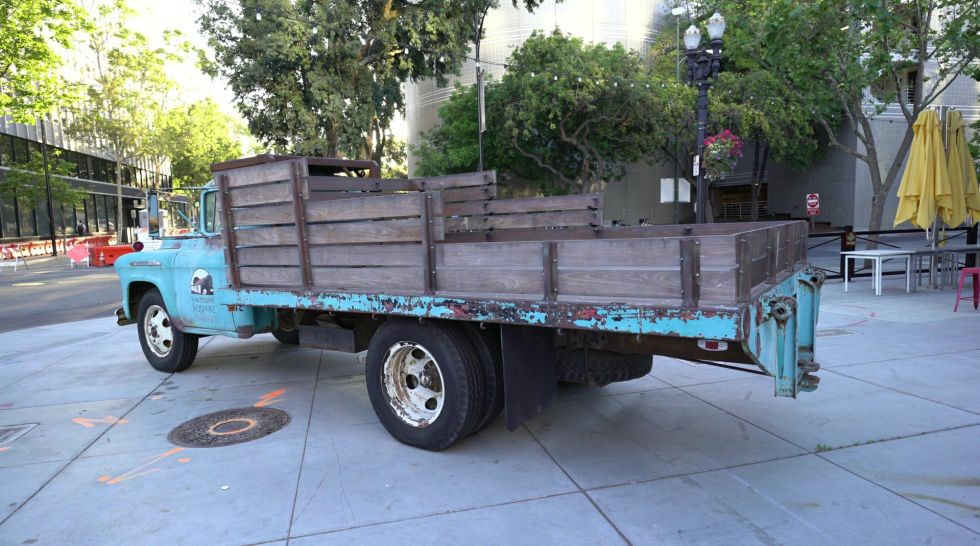
#> input picture camera_inspector/train/rgb/000001.png, 980 x 546 px
$ python inspect_epipolar_geometry.py
#> lines starting #> are read from the running program, lines starting #| are printed output that depends on the picture; after the words box and inside, x2 and y2 are one past the last pixel; in counts of white or black regions, pixels touching at a corner belong together
import cv2
import numpy as np
import os
import json


def skew(x):
    return np.array([[0, -x[2], x[1]],
                     [x[2], 0, -x[0]],
                     [-x[1], x[0], 0]])


def two_view_geometry(intrinsics1, extrinsics1, intrinsics2, extrinsics2):
    relative_pose = extrinsics2.dot(np.linalg.inv(extrinsics1))
    R = relative_pose[:3, :3]
    T = relative_pose[:3, 3]
    tx = skew(T)
    E = np.dot(tx, R)
    F = np.linalg.inv(intrinsics2[:3, :3]).T.dot(E).dot(np.linalg.inv(intrinsics1[:3, :3]))

    return E, F, relative_pose


def drawpointslines(img1, pts1, img2, lines2, colors):
    h, w = img2.shape[:2]
    # img1 = cv2.cvtColor(img1, cv2.COLOR_GRAY2BGR)
    # img2 = cv2.cvtColor(img2, cv2.COLOR_GRAY2BGR)
    print(pts1.shape, lines2.shape, colors.shape)
    for p, l, c in zip(pts1, lines2, colors):
        c = tuple(c.tolist())
        img1 = cv2.circle(img1, tuple(p), 5, c, -1)

        x0, y0 = map(int, [0, -l[2]/l[1]])
        x1, y1 = map(int, [w, -(l[2]+l[0]*w)/l[1]])
        img2 = cv2.line(img2, (x0, y0), (x1, y1), c, 1, lineType=cv2.LINE_AA)
    return img1, img2


def inspect(img1, K1, W2C1, img2, K2, W2C2):
    E, F, relative_pose = two_view_geometry(K1, W2C1, K2, W2C2)

    orb = cv2.ORB_create()
    kp1 = orb.detect(cv2.cvtColor(img1, cv2.COLOR_BGR2GRAY), None)[:20]
    pts1 = np.array([[int(kp.pt[0]), int(kp.pt[1])] for kp in kp1])

    lines2 = cv2.computeCorrespondEpilines(pts1.reshape(-1,1,2), 1, F)
    lines2 = lines2.reshape(-1, 3)

    colors = np.random.randint(0, high=255, size=(len(pts1), 3))

    img1, img2 = drawpointslines(img1, pts1, img2, lines2, colors)

    im_to_show = np.concatenate((img1, img2), axis=1)
    # down sample to fit screen
    h, w = im_to_show.shape[:2]
    im_to_show = cv2.resize(im_to_show, (int(0.5*w), int(0.5*h)), interpolation=cv2.INTER_AREA)
    cv2.imshow('epipolar geometry', im_to_show)
    cv2.waitKey(0)
    cv2.destroyAllWindows()


if __name__ == '__main__':
    base_dir = './'

    img_dir = os.path.join(base_dir, 'train/rgb')
    cam_dict_file = os.path.join(base_dir, 'train/cam_dict_norm.json')
    img_name1 = '000001.png'
    img_name2 = '000005.png'

    cam_dict = json.load(open(cam_dict_file))
#> (reads camera_inspector/train/cam_dict_norm.json from the repository)
    img1 = cv2.imread(os.path.join(img_dir, img_name1))
#> img1 is the input picture: shape (546, 980, 3); mean B, G, R 133.9, 128.1, 116.8
    K1 = np.array(cam_dict[img_name1]['K']).reshape((4, 4))
    W2C1 = np.array(cam_dict[img_name1]['W2C']).reshape((4, 4))

    img2 = cv2.imread(os.path.join(img_dir, img_name2))
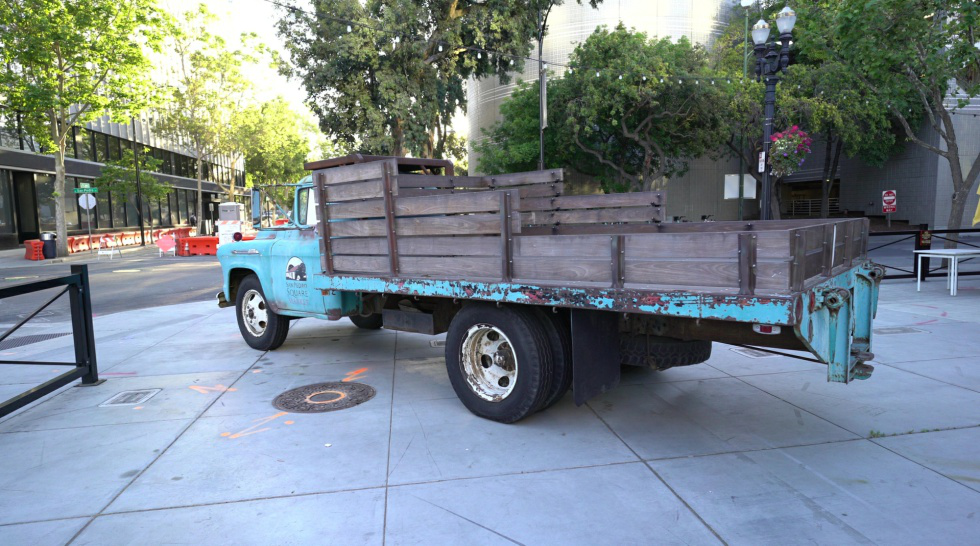
#> input picture camera_inspector/train/rgb/000005.png, 980 x 546 px
#> img2 is the input picture: shape (546, 980, 3); mean B, G, R 138.6, 132.2, 119.7
    K2 = np.array(cam_dict[img_name2]['K']).reshape((4, 4))
    W2C2 = np.array(cam_dict[img_name2]['W2C']).reshape((4, 4))

    inspect(img1, K1, W2C1, img2, K2, W2C2)
#> in inspect, `kp1 = orb.detect(cv2.cvtColor(img1, cv2.COLOR_BGR2GRAY), None)[:20]`: kp1 = 20 keypoints; strongest (x, y, size): (845, 257, 31), (164, 342, 31), (365, 170, 31), (299, 81, 31)
#> in inspect, `pts1 = np.array([[int(kp.pt[0]), int(kp.pt[1])] for kp in kp1])`: pts1 = 20 rows, first 8: [381, 158], [355, 174], [244, 116], [299, 81], [353, 171], [322, 129], [845, 257], [199, 338]
#> in inspect, `lines2 = cv2.computeCorrespondEpilines(pts1.reshape(-1,1,2), 1, F)`: lines2 = 20 rows, first 8: [0.222, -0.975, 51.97], [0.149, -0.989, 105.9], [0.248, -0.969, 32.92], [0.372, -0.928, -61.91], [0.158, -0.987, 99.22], [0.267, -0.964, 18.18], [-0.196, 0.981, -71.02], [-0.26, -0.966, 384.3]
#> in inspect, `colors = np.random.randint(0, high=255, size=(len(pts1), 3))`: colors = 20 rows, first 8: [172, 47, 117], [192, 67, 251], [195, 103, 9], [211, 21, 242], [36, 87, 70], [216, 88, 140], [58, 193, 230], [39, 87, 174]
#| (20, 2) (20, 3) (20, 3)
#> the loop in drawpointslines, `for p, l, c in zip(pts1, lines2, colors):` made 20 passes
#> (p, l, c, y0, y1) on passes 1 to 10: ([381, 158], [0.222, -0.975, 51.97], (172, 47, 117), 53, 276), ([355, 174], [0.149, -0.989, 105.9], (192, 67, 251), 107, 254), ([244, 116], [0.248, -0.969, 32.92], (195, 103, 9), 33, 284), ([299, 81], [0.372, -0.928, -61.91], (211, 21, 242), -66, 325), ([353, 171], [0.158, -0.987, 99.22], (36, 87, 70), 100, 256), ([322, 129], [0.267, -0.964, 18.18], (216, 88, 140), 18, 290), ([845, 257], [-0.196, 0.981, -71.02], (58, 193, 230), 72, 268), ([199, 338], [-0.26, -0.966, 384.3], (39, 87, 174), 398, 134), ([302, 82], [0.372, -0.928, -62.3], (88, 81, 165), -67, 326), ([311, 52], [0.451, -0.893, -124.2], (25, 77, 72), -139, 355)
#> pass 1, in drawpointslines, `img2 = cv2.line(img2, (x0, y0), (x1, y1), c, 1, lineType=cv2.LINE_AA)`:
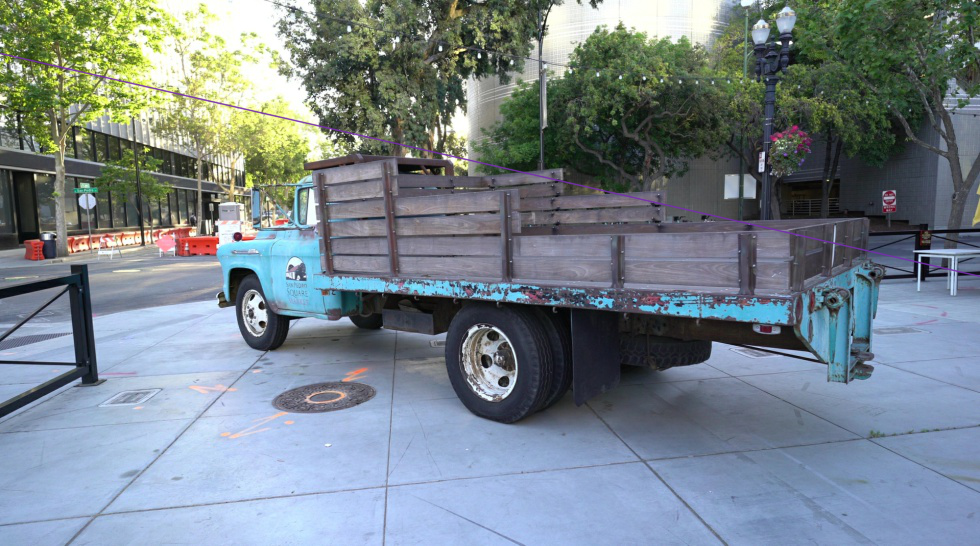
#> img2: shape (546, 980, 3); 0.55% of pixels changed, all inside (x1, y1, x2, y2) = (0, 52, 980, 278)
#> pass 2, in drawpointslines, `img2 = cv2.line(img2, (x0, y0), (x1, y1), c, 1, lineType=cv2.LINE_AA)`:
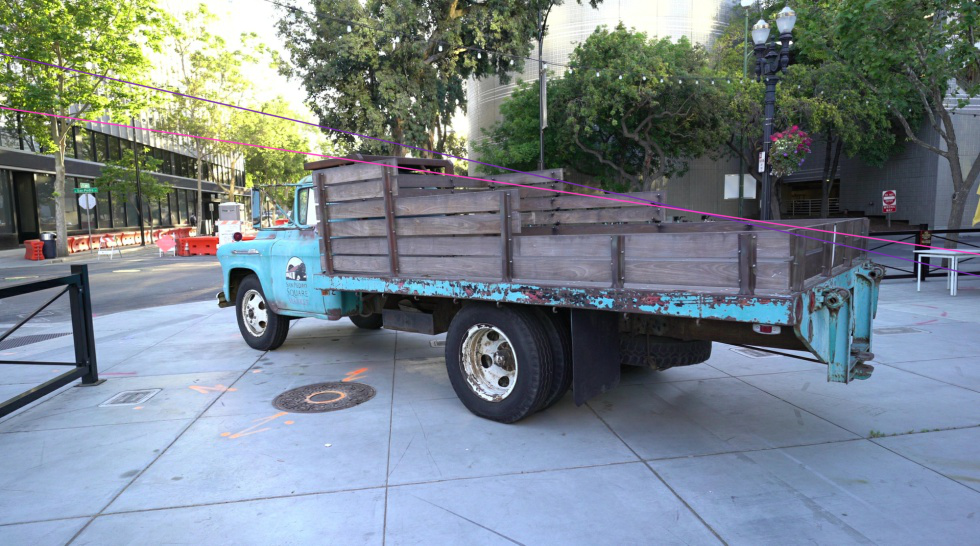
#> img2: shape (546, 980, 3); 0.55% of pixels changed, all inside (x1, y1, x2, y2) = (0, 106, 980, 256)
#> after the loop in drawpointslines, `for p, l, c in zip(pts1, lines2, colors):`:
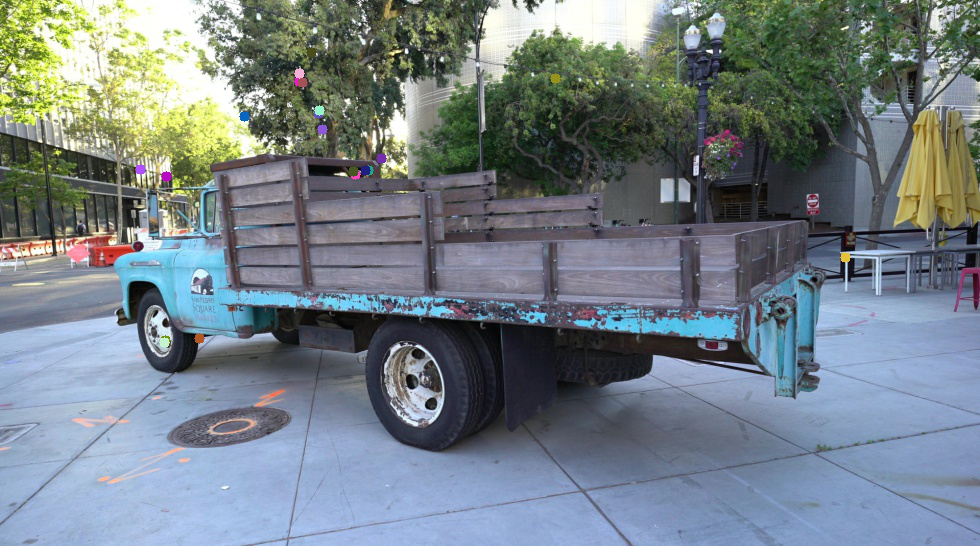
#> img1: shape (546, 980, 3); mean B, G, R 134, 128.1, 116.9
#> after the loop in drawpointslines, `for p, l, c in zip(pts1, lines2, colors):`:
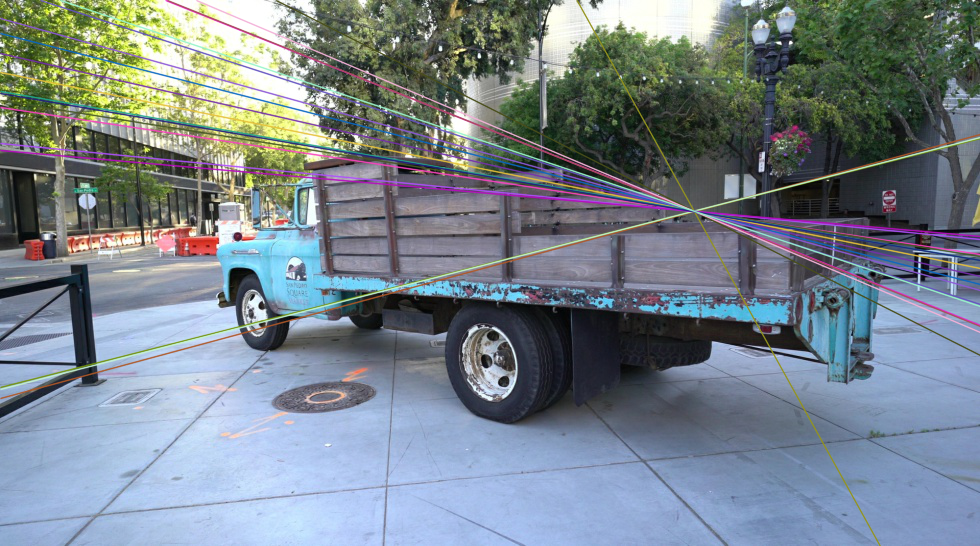
#> img2: shape (546, 980, 3); 6.93% of pixels changed, all inside (x1, y1, x2, y2) = (0, 0, 980, 546)
#> in inspect, `im_to_show = np.concatenate((img1, img2), axis=1)`:
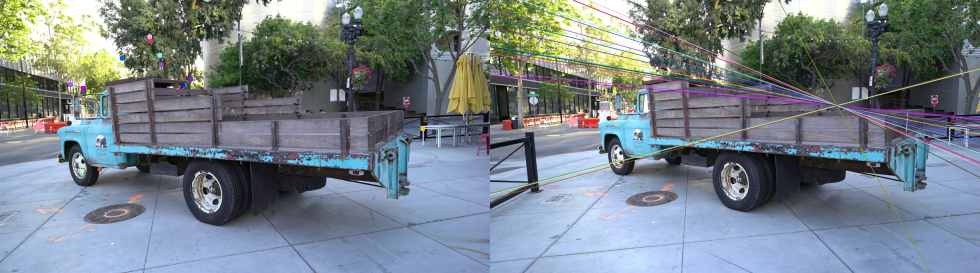
#> im_to_show: shape (546, 1960, 3) (shown at 1/2 size); mean B, G, R 136.9, 129.9, 118.8
#> in inspect, `im_to_show = cv2.resize(im_to_show, (int(0.5*w), int(0.5*h)), interpol..`:
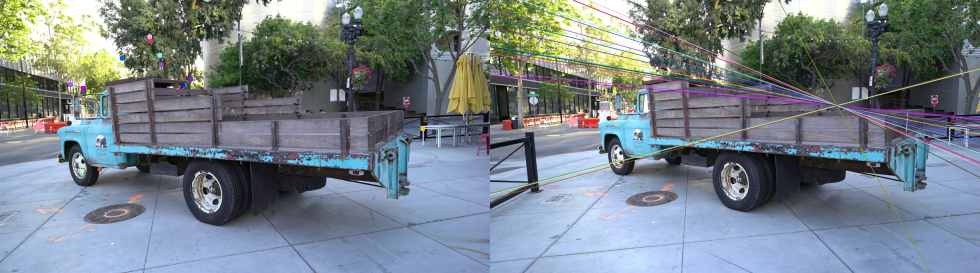
#> im_to_show: shape (273, 980, 3); mean B, G, R 137.1, 130, 118.9
